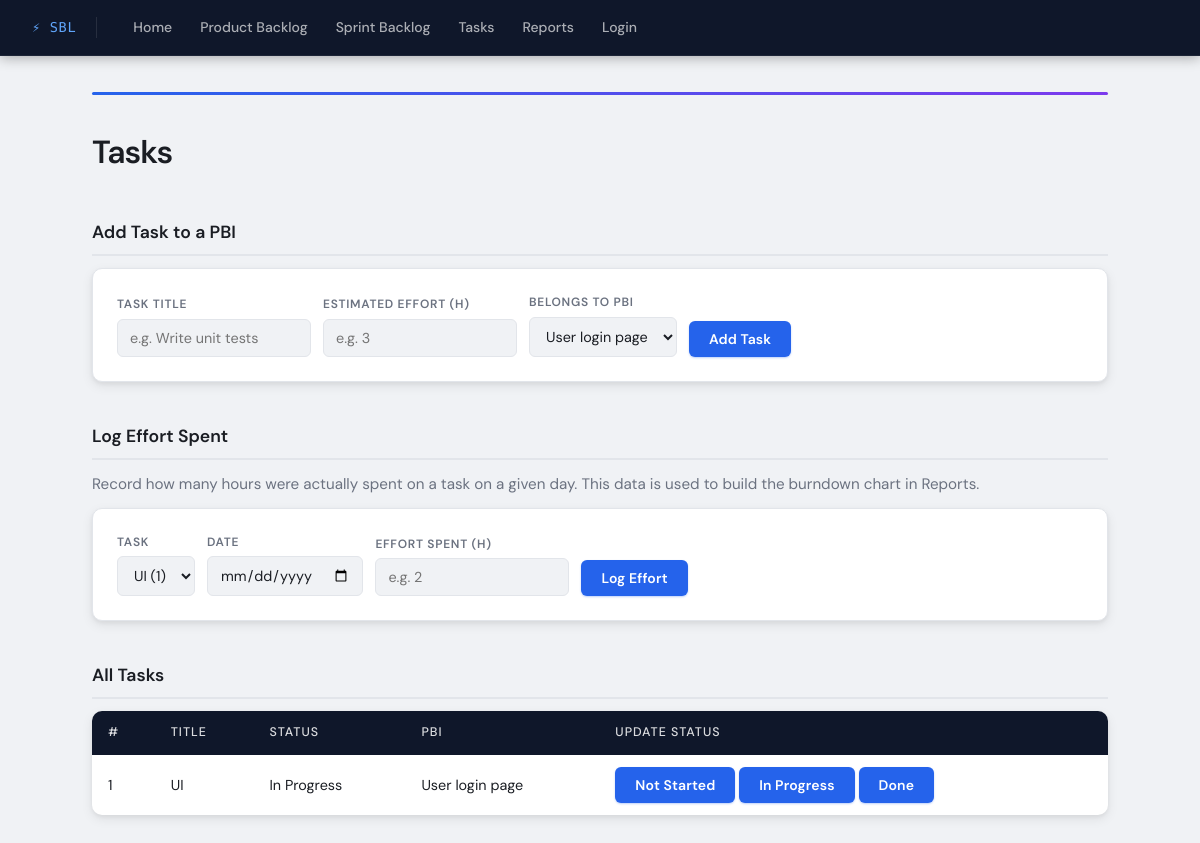
/tasks, run on an earlier commit of the app's database.
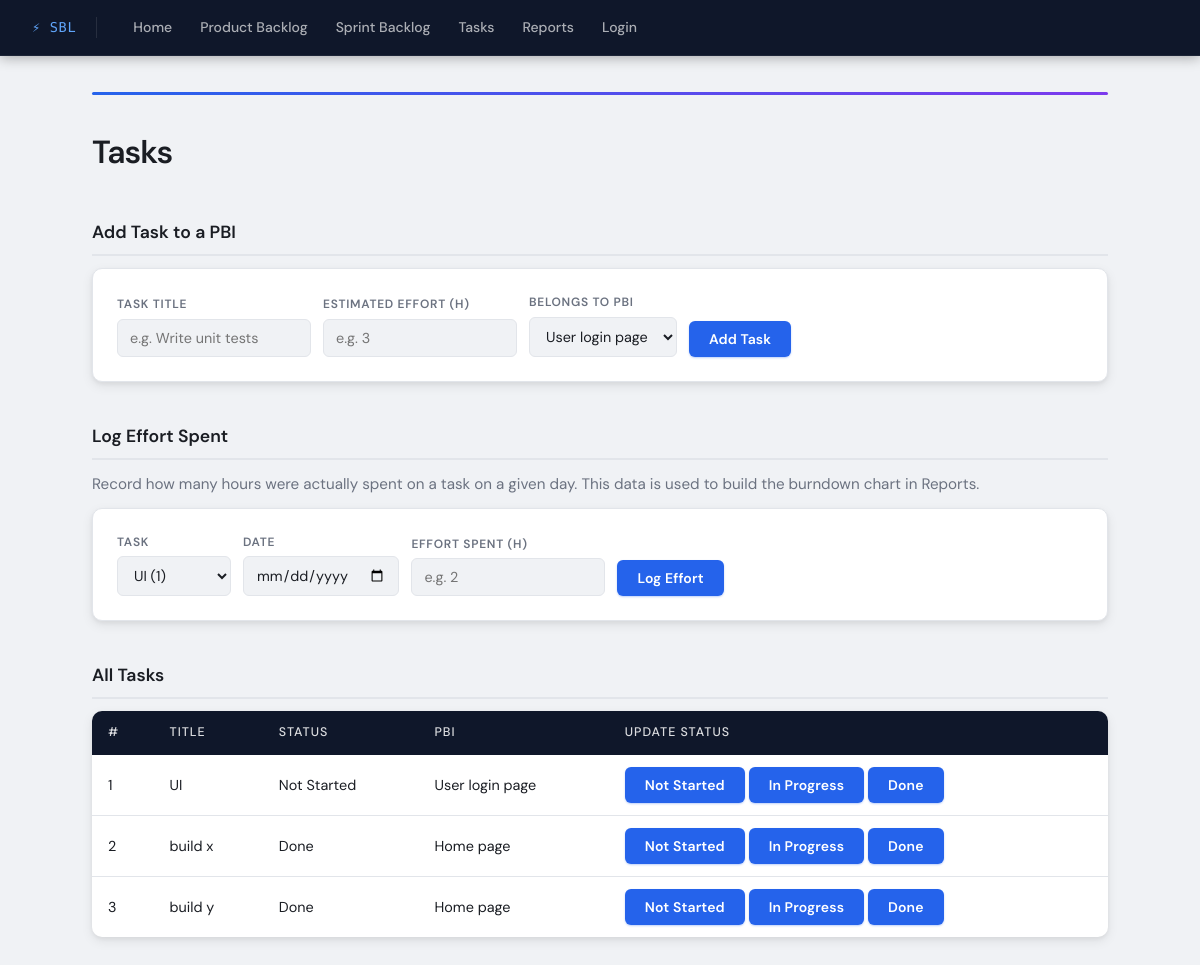
And on a later commit of the database.
### tables this page shows
CREATE TABLE task (
            id INTEGER PRIMARY KEY AUTOINCREMENT,
            title TEXT,
            effort REAL,
            status TEXT DEFAULT 'Not Started',
            pbi_id INTEGER,
            FOREIGN KEY (pbi_id) REFERENCES pbi(id)
        );

CREATE TABLE pbi (
            id INTEGER PRIMARY KEY AUTOINCREMENT,
            title TEXT,
            priority TEXT,
            effort REAL,
            status TEXT DEFAULT 'Incomplete',
            sprint_id INTEGER
        );

### routes/hamed_routes.py (the view)
@hamed_bp.route("/tasks")
def tasks():
    all_tasks = get_all_tasks()
    all_pbis  = get_all_pbis()
    return render_template("tasks.html", tasks=all_tasks, pbis=all_pbis)

### database.py (called while the page is built)
def get_connection():
    return sqlite3.connect(DB_NAME)

def get_all_tasks():
    conn = get_connection()
    c = conn.cursor()
    c.execute("SELECT t.id, t.title, t.effort, t.status, t.pbi_id, p.title FROM task t LEFT JOIN pbi p ON t.pbi_id = p.id ORDER BY t.id")
    rows = c.fetchall()
    conn.close()
    return rows

def get_all_pbis():
    conn = get_connection()
    c = conn.cursor()
    c.execute("SELECT * FROM pbi")
    rows = c.fetchall()
    conn.close()
    return rows

### templates/tasks.html (shortened to what this page needs)
<!DOCTYPE html>
<html lang="en">
<head>
    <link rel="stylesheet" href="{{ url_for('static', filename='style.css') }}">
</head>
<body>
    <nav>
        <a href="/">Home</a>
        <a href="/backlog">Product Backlog</a>
        <a href="/sprint">Sprint Backlog</a>
        <a href="/tasks">Tasks</a>
        <a href="/reports">Reports</a>
        {% if session.get('username') %}
            <a href="/logout" onclick="return confirm('Are you sure you want to log out?')">Logout</a>
        {% else %}
            <a href="/login">Login</a>
        {% endif %}
    </nav>
    <div class="content">
        <h1>Tasks</h1>
        {% if role != "client" %}
        <h2>Add Task to a PBI</h2>
        <form class="row" action="/tasks/add" method="post">
            <div>
                <label>Task Title</label>
                <input type="text" name="title" required placeholder="e.g. Write unit tests">
            </div>
            <div>
                <label>Estimated Effort (h)</label>
                <input type="number" name="effort" min="0.5" step="0.5" required placeholder="e.g. 3">
            </div>
            <div>
                <label>Belongs to PBI</label>
                <select name="pbi_id" required>
                    {% for pbi in pbis %}
                        <option value="{{ pbi[0] }}">{{ pbi[1] }}</option>
                    {% else %}
                        <option disabled>No PBIs yet</option>
                    {% endfor %}
                </select>
            </div>
            <div>
                <button type="submit" class="btn-add">Add Task</button>
            </div>
        </form>
        {% endif %}
        <h2>Log Effort Spent</h2>
        <p>Record how many hours were actually spent on a task on a given day.
            This data is used to build the burndown chart in Reports.</p>
        <form class="row" action="/log_effort" method="post">
                <div>
                    <label>Task</label>
                    <select name="task_id" required>
                        {% for t in tasks %}
                            <option value="{{ t[0] }}">{{ t[1] }} ({{ t[0] }})</option>
                        {% else %}
                            <option disabled>No tasks yet — add one above</option>
                        {% endfor %}
                    </select>
                </div>
                <div>
                    <label>Date</label>
                    <input type="date" name="date" required>
                </div>
                <div>
                    <label>Effort Spent (h)</label>
                    <input type="number" name="actual_effort" min="0.5" step="0.5" required placeholder="e.g. 2">
                </div>
                <div>
                    <button type="submit" class="btn-log">Log Effort</button>
                </div>
        </form>
        <h2>All Tasks</h2>
        {% if tasks %}
        <table>
            <thead>
                <tr>
                    <th>#</th>
                    <th>Title</th>
                    <th>Status</th>
                    <th>PBI</th>
                    <th>Update Status</th>
                </tr>
            </thead>
            <tbody>
            {% for t in tasks %}
                <tr>
                    <td>{{ t[0] }}</td>
                    <td>{{ t[1] }}</td>
                    <td>{{ t[3] }}</td>
                    <td>{{ t[5] or '—' }}</td>
                    <td>
                        <form action="/tasks/update_status" method="post" style="display:inline">
                            <button type="submit">Not Started</button>
                        </form>
                        <form action="/tasks/update_status" method="post" style="display:inline">
                            <button type="submit">In Progress</button>
                        </form>
                        <form action="/tasks/update_status" method="post" style="display:inline">
                            <button type="submit">Done</button>
                        </form>
                    </td>
                </tr>
            {% endfor %}
            </tbody>
        </table>
        {% else %}
            <p>No tasks yet.</p>
        {% endif %}
    </div>
</body>
</html>

### static/style.css (style rules this page uses)
*, *::before, *::after { box-sizing: border-box; margin: 0; padding: 0; }
:root { --bg: #f0f2f5; --surface: #ffffff; --border: #e2e5ea; --text: #1a1d23; --muted: #6b7280; --accent: #2563eb; --accent-light: #eff6ff; --danger: #dc2626; --success: #16a34a; --warning: #d97706; --nav-bg: #0f172a; --radius: 10px; --shadow: 0 1px 3px rgba(0,0,0,0.08), 0 1px 2px rgba(0,0,0,0.04); --shadow-md: 0 4px 12px rgba(0,0,0,0.08), 0 2px 4px rgba(0,0,0,0.05); --shadow-lg: 0 10px 25px rgba(0,0,0,0.1), 0 4px 10px rgba(0,0,0,0.06); }
body { font-family: 'DM Sans', sans-serif; background: var(--bg); color: var(--text); font-size: 0.95rem; line-height: 1.6; min-height: 100vh; }
nav { background: var(--nav-bg); padding: 0 32px; display: flex; align-items: center; gap: 4px; height: 56px; border-bottom: 1px solid rgba(255,255,255,0.06); position: sticky; top: 0; z-index: 100; box-shadow: 0 2px 12px rgba(0,0,0,0.3); }
nav::before { content: '⚡ SBL'; font-family: 'DM Mono', monospace; font-size: 0.85rem; color: #60a5fa; font-weight: 500; margin-right: 20px; letter-spacing: 0.05em; padding-right: 20px; border-right: 1px solid rgba(255,255,255,0.1); }
nav a { color: rgba(255,255,255,0.65); text-decoration: none; font-size: 0.875rem; font-weight: 500; padding: 6px 12px; border-radius: 6px; transition: all 0.15s ease; }
.content::before { content: ''; display: block; height: 3px; background: linear-gradient(90deg, #2563eb, #7c3aed, #2563eb); background-size: 200% 100%; border-radius: 99px; margin-bottom: 2rem; animation: shimmer 3s ease infinite; }
.content { max-width: 1080px; margin: 0 auto; padding: 36px 32px; }
h1 { font-size: 2rem; font-weight: 600; color: var(--text); margin-bottom: 4px; letter-spacing: -0.03em; }
h2 { font-size: 1.1rem; font-weight: 600; color: var(--text); margin-top: 2.5rem; margin-bottom: 0.75rem; padding-bottom: 8px; border-bottom: 2px solid var(--border); display: flex; align-items: center; gap: 8px; }
p { margin-bottom: 0.75rem; color: var(--muted); }
a { color: var(--accent); }
table { width: 100%; border-collapse: collapse; background: var(--surface); border-radius: var(--radius); overflow: hidden; box-shadow: var(--shadow-md); margin-top: 0.75rem; }
th { background: var(--nav-bg); color: rgba(255,255,255,0.85); padding: 12px 16px; text-align: left; font-size: 0.78rem; font-weight: 500; letter-spacing: 0.08em; text-transform: uppercase; }
td { padding: 12px 16px; border-bottom: 1px solid var(--border); font-size: 0.9rem; }
tr:last-child td { border-bottom: none; }
form.inline, form.row { display: flex; gap: 12px; flex-wrap: wrap; align-items: flex-end; background: var(--surface); padding: 24px; border-radius: var(--radius); box-shadow: var(--shadow-md); margin-top: 0.75rem; border: 1px solid var(--border); }
form.inline label, form.row label { display: block; font-size: 0.75rem; font-weight: 600; margin-bottom: 4px; color: var(--muted); text-transform: uppercase; letter-spacing: 0.06em; }
form.inline input, form.row input, form.inline select, form.row select { padding: 9px 12px; border: 1.5px solid var(--border); border-radius: 6px; font-size: 0.9rem; font-family: 'DM Sans', sans-serif; background: var(--bg); color: var(--text); transition: all 0.15s; }
button, form.inline button, form.row button { padding: 9px 20px; background: var(--accent); color: white; border: none; border-radius: 6px; cursor: pointer; font-size: 0.875rem; font-weight: 600; font-family: 'DM Sans', sans-serif; transition: all 0.15s ease; box-shadow: 0 1px 2px rgba(37,99,235,0.3); letter-spacing: 0.01em; }
.btn-add { background: var(--nav-bg); box-shadow: none; }
.btn-log { background: var(--success); }

What changed in the data, as far as the page shows it:
changed task "UI": status "In Progress" → "Not Started"
added task: id "2", title "build x", status "Done", title "Home page"
added task: id "3", title "build y", status "Done", title "Home page"
